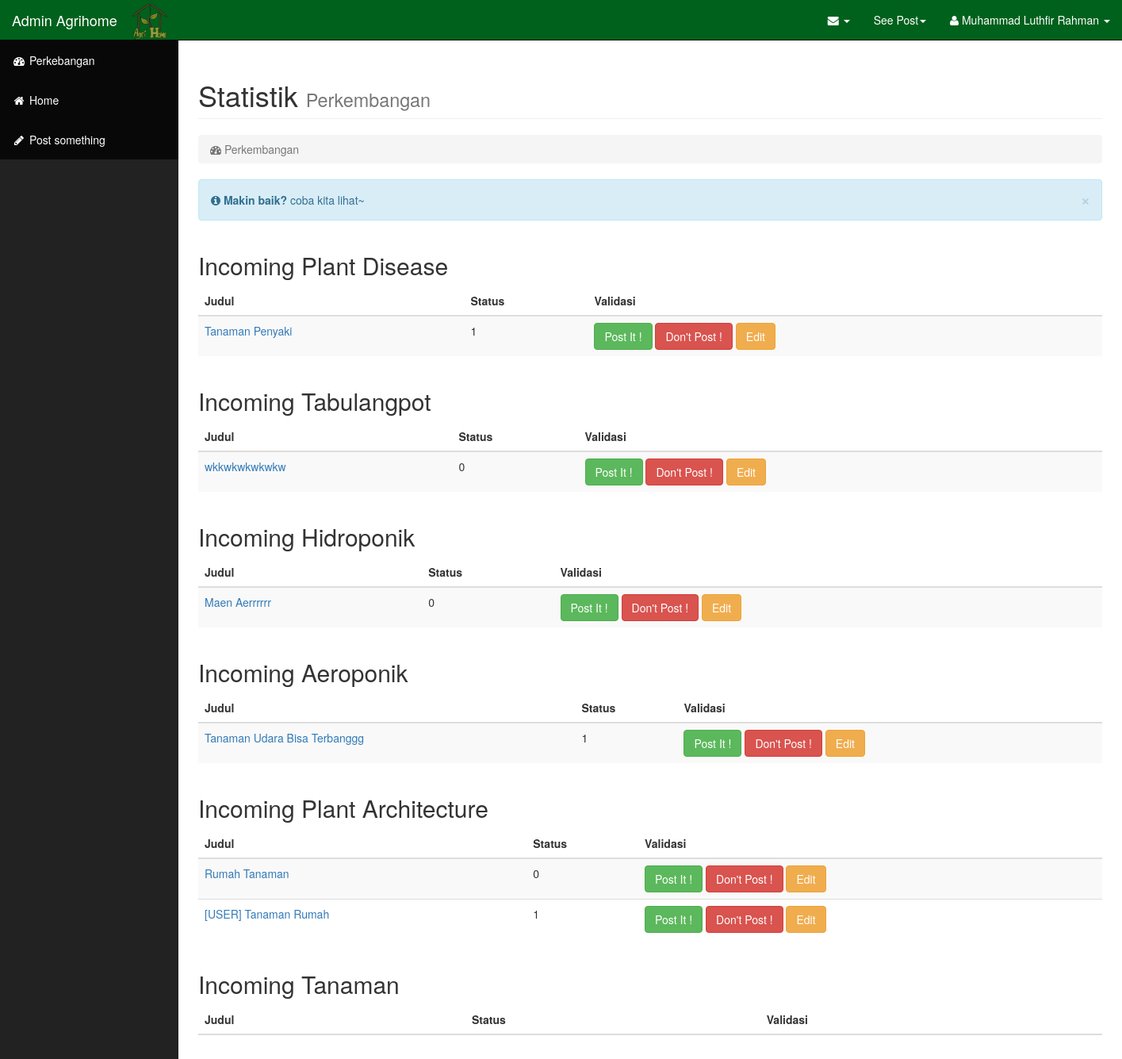
Screenshot of /admin.php (signed in) with the database file from the repository.
### tables this page shows
CREATE TABLE `user` (
  `id` int(11) NOT NULL,
  `nama` varchar(255) NOT NULL,
  `alamat` text NOT NULL,
  `email` varchar(255) NOT NULL,
  `pass` varchar(40) NOT NULL,
  `Aktif` int(11) NOT NULL DEFAULT '1',
  `gambar` varchar(255) NOT NULL
);

CREATE TABLE `penyakit_tanaman` (
  `id_penyakit` int(11) NOT NULL,
  `judul_tanaman` char(15) NOT NULL,
  `deskripsi_penyakit` longtext NOT NULL,
  `gambar_penyakit` varchar(255) NOT NULL,
  `validasi_penyakit` int(11) NOT NULL DEFAULT '0'
);

CREATE TABLE `tabulangpot` (
  `id_tabulangpot` int(11) NOT NULL,
  `nama_tabulangpot` varchar(255) NOT NULL,
  `deskripsi_tabulangpot` text NOT NULL,
  `gambar_tabulangpot` varchar(255) NOT NULL,
  `validasi_tabulangpot` int(11) NOT NULL DEFAULT '0'
);

CREATE TABLE `hidroponik` (
  `id_hidro` int(11) NOT NULL,
  `nama_hidro` varchar(255) NOT NULL,
  `deskripsi_hidro` text NOT NULL,
  `gambar_hidro` varchar(255) NOT NULL,
  `validasi_hidro` int(11) NOT NULL DEFAULT '0'
);

CREATE TABLE `aeroponik` (
  `id_aero` int(11) NOT NULL,
  `nama_aero` varchar(255) NOT NULL,
  `deskripsi_aero` text NOT NULL,
  `gambar_aero` varchar(255) NOT NULL,
  `validasi_aero` int(11) NOT NULL
);

CREATE TABLE `arsitekturtanaman` (
  `id_arsitektur` int(11) NOT NULL,
  `nama_arsitektur` varchar(255) NOT NULL,
  `deskripsi_arsitektur` text NOT NULL,
  `gambar_arsitektur` varchar(255) NOT NULL,
  `validasi_arsitektur` int(11) NOT NULL DEFAULT '0'
);

### admin.php (the view, shortened to what this page needs)
<!DOCTYPE html>
<?php
    include "connect.php";
    ?>
<html lang="en">
<head>
    <link href="css/bootstrap.min.css" rel="stylesheet">
    <link href="css/sb-admin.css" rel="stylesheet">
    <link href="css/plugins/morris.css" rel="stylesheet">
    <link href="font-awesome/css/font-awesome.min.css" rel="stylesheet" type="text/css">
</head>
<body>
    <div id="wrapper">
        <nav class="navbar navbar-inverse navbar-fixed-top" role="navigation">
            <div class="navbar-header">
                <a class="navbar-brand" href="admin.php">Admin Agrihome</a><img src="img/portfolio/gambar/logo.png" width="50" height"50">
            </div>
            <ul class="nav navbar-right top-nav">
                <li class="dropdown">
                    <a href="#" class="dropdown-toggle" data-toggle="dropdown"><i class="fa fa-envelope"></i> <b class="caret"></b></a>
                </li>
                <li class="dropdown">
                  <li class="dropdown">
                      <a href="#" class="dropdown-toggle" data-toggle="dropdown">See Post<b class="caret"></b></a>
                  </li>
                </li>
                <?php
                if($_SESSION['id']==1){
                  $id = $_SESSION['id'];
                  $query = mysqli_query($conn,"SELECT * FROM user WHERE id = '$id'");
                  $row = mysqli_fetch_array($query);
                }
                ?>
                <li class="dropdown">
                    <a href="#" class="dropdown-toggle" data-toggle="dropdown"><i class="fa fa-user"></i> <?php echo $row['nama']; ?> <b class="caret"></b></a>
                </li>
            </ul>
            <div class="collapse navbar-collapse navbar-ex1-collapse">
                <ul class="nav navbar-nav side-nav">
                    <li class="active">
                        <a href="admin.php"><i class="fa fa-fw fa-dashboard"></i> Perkebangan </a>
                    </li>
                    <li class="active">
                        <a href="index.php"><i class="fa fa-fw fa-home"></i> Home </a>
                    </li>
                    <li class="active">
                        <a href="posts.php"><i class="fa fa-fw fa-pencil"></i> Post something</a>
                    </li>
            </div>
        </nav>
        <div id="page-wrapper">
            <div class="container-fluid">
                <div class="row">
                    <div class="col-lg-12">
                        <h1 class="page-header">
                            Statistik <small>Perkembangan</small>
                        </h1>
                        <ol class="breadcrumb">
                            <li class="active">
                                <i class="fa fa-dashboard"></i> Perkembangan
                            </li>
                        </ol>
                    </div>
                </div>
                <div class="row">
                    <div class="col-lg-12">
                        <div class="alert alert-info alert-dismissable">
                            <button type="button" class="close" data-dismiss="alert" aria-hidden="true">&times;</button>
                            <i class="fa fa-info-circle"></i>  <strong>Makin baik?</strong> coba kita lihat~
                        </div>
                    </div>
                </div>
                </div>
  <div class="container">
  <h2>Incoming Plant Disease</h2>
  <table class="table table-striped">
    <thead>
      <tr>
        <th>Judul</th>
        <th>Status</th>
        <th>Validasi</th>
      </tr>
    </thead>
    <tbody>
      <?php
          $query = mysqli_query($conn,"SELECT * FROM penyakit_tanaman");
          while($row = mysqli_fetch_array($query)) {
       ?>
      <tr>
        <td><a href="artikel.php?id=<?php echo $row['id_penyakit']?>"><?php echo $row['judul_tanaman'] ?></td>
        <td><?php echo $row['validasi_penyakit'] ?></td>
        <td><a href="admin.php?update=<?php echo $row['id_penyakit']; ?>"><button type="button" class="btn btn-success">Post It !</button>
            <a href="admin.php?hapus=<?php echo $row['id_penyakit']; ?>"><button type="button" class="btn btn-danger">Don't Post !</button>
            <a href="postsedit.php?edit=<?php echo $row['id_penyakit']; ?>"><button type="button" class="btn btn-warning">Edit</button></td>
      </tr>
      <?php } ?>
    </tbody>
  </table>
</div>
<div class="container">
<h2>Incoming Tabulangpot</h2>
<table class="table table-striped">
  <thead>
    <tr>
      <th>Judul</th>
      <th>Status</th>
      <th>Validasi</th>
    </tr>
  </thead>
  <tbody>
    <?php
        $query = mysqli_query($conn,"SELECT * FROM tabulangpot");
        while($row = mysqli_fetch_array($query)) {
     ?>
    <tr>
      <td><a href="artikel2.php?id=<?php echo $row['id_tabulangpot']?>"><?php echo $row['nama_tabulangpot'] ?></td>
      <td><?php echo $row['validasi_tabulangpot'] ?></td>
      <td><a href="admin.php?update2=<?php echo $row['id_tabulangpot']; ?>"><button type="button" class="btn btn-success">Post It !</button>
          <a href="admin.php?hapus2=<?php echo $row['id_tabulangpot']; ?>"><button type="button" class="btn btn-danger">Don't Post !</button>
          <a href="postsedit.php?edit=<?php echo $row['id_tabulangpot']; ?>"><button type="button" class="btn btn-warning">Edit</button></td>
    </tr>
    <?php } ?>
  </tbody>
</table>
</div>
<div class="container">
<h2>Incoming Hidroponik</h2>
<table class="table table-striped">
  <thead>
    <tr>
      <th>Judul</th>
      <th>Status</th>
      <th>Validasi</th>
    </tr>
  </thead>
  <tbody>
    <?php
        $query = mysqli_query($conn,"SELECT * FROM hidroponik");
        while($row = mysqli_fetch_array($query)) {
     ?>
    <tr>
      <td><a href="artikel3.php?id=<?php echo $row['id_hidro']?>"><?php echo $row['nama_hidro'] ?></td>
      <td><?php echo $row['validasi_hidro'] ?></td>
      <td><a href="admin.php?update3=<?php echo $row['id_hidro']; ?>"><button type="button" class="btn btn-success">Post It !</button>
          <a href="admin.php?hapus3=<?php echo $row['id_hidro']; ?>"><button type="button" class="btn btn-danger">Don't Post !</button>
          <a href="postsedit.php?edit=<?php echo $row['id_hidro']; ?>"><button type="button" class="btn btn-warning">Edit</button></td>
    </tr>
    <?php } ?>
  </tbody>
</table>
</div>
<div class="container">
<h2>Incoming Aeroponik</h2>
<table class="table table-striped">
  <thead>
    <tr>
      <th>Judul</th>
      <th>Status</th>
      <th>Validasi</th>
    </tr>
  </thead>
  <tbody>
    <?php
        $query = mysqli_query($conn,"SELECT * FROM aeroponik");
        while($row = mysqli_fetch_array($query)) {
     ?>
    <tr>
      <td><a href="artikel4.php?id=<?php echo $row['id_aero']?>"><?php echo $row['nama_aero'] ?></td>
      <td><?php echo $row['validasi_aero'] ?></td>
      <td><a href="admin.php?update4=<?php echo $row['id_aero']; ?>"><button type="button" class="btn btn-success">Post It !</button>
          <a href="admin.php?hapus4=<?php echo $row['id_aero']; ?>"><button type="button" class="btn btn-danger">Don't Post !</button>
          <a href="postsedit.php?edit=<?php echo $row['id_aero']; ?>"><button type="button" class="btn btn-warning">Edit</button></td>
    </tr>
    <?php } ?>
  </tbody>
</table>
</div>
<div class="container">
<h2>Incoming Plant Architecture</h2>
<table class="table table-striped">
  <thead>
    <tr>
      <th>Judul</th>
      <th>Status</th>
      <th>Validasi</th>
    </tr>
  </thead>
  <tbody>
    <?php
        $query = mysqli_query($conn,"SELECT * FROM arsitekturtanaman");
        while($row = mysqli_fetch_array($query)) {
     ?>
    <tr>
      <td><a href="artikel5.php?id=<?php echo $row['id_arsitektur']?>"><?php echo $row['nama_arsitektur'] ?></td>
      <td><?php echo $row['validasi_arsitektur'] ?></td>
      <td><a href="admin.php?update5=<?php echo $row['id_arsitektur']; ?>"><button type="button" class="btn btn-success">Post It !</button>
          <a href="admin.php?hapus5=<?php echo $row['id_arsitektur']; ?>"><button type="button" class="btn btn-danger">Don't Post !</button>
          <a href="postsedit.php?edit=<?php echo $row['id_arsitektur']; ?>"><button type="button" class="btn btn-warning">Edit</button></td>
    </tr>
    <?php } ?>
  </tbody>
</table>
</div>
<div class="container">
<h2>Incoming Tanaman</h2>
<table class="table table-striped">
  <thead>
    <tr>
      <th>Judul</th>
      <th>Status</th>
      <th>Validasi</th>
    </tr>
  </thead>
</table>
</div>
            </div>
        </div>
</body>
</html>

### css/sb-admin.css (style rules this page uses)
body { margin-top: 100px; background-color: #222; }
@media (min-width:768px) { body { margin-top: 50px; } }
#wrapper { padding-left: 0; }
#page-wrapper { width: 100%; padding: 0; background-color: #fff; }
@media (min-width:768px) { #wrapper { padding-left: 225px; } }
@media (min-width:768px) { #page-wrapper { padding: 10px; } }
.top-nav { padding: 0 15px; }
.top-nav>li { display: inline-block; float: left; }
.top-nav>li>a { padding-top: 15px; padding-bottom: 15px; line-height: 20px; color: #fff; }
@media (min-width:768px) { .side-nav { position: fixed; top: 51px; left: 225px; width: 225px; margin-left: -225px; border: none; border-radius: 0; overflow-y: auto; background-color: #222; bottom: 0; overflow-x: hidden; padding-bottom: 40px; } }
@media (min-width:768px) { .side-nav>li>a { width: 225px; } }

### rows the page displays
user: nama "Muhammad Luthfir Rahman"
penyakit_tanaman: judul_tanaman "Tanaman Penyaki", validasi_penyakit "1"
tabulangpot: nama_tabulangpot "wkkwkwkwkwkw", validasi_tabulangpot "0"
hidroponik: nama_hidro "Maen Aerrrrrr", validasi_hidro "0"
aeroponik: nama_aero "Tanaman Udara Bisa Terbanggg", validasi_aero "1"
arsitekturtanaman: nama_arsitektur "Rumah Tanaman", validasi_arsitektur "0"
arsitekturtanaman: nama_arsitektur "[USER] Tanaman Rumah", validasi_arsitektur "1"
